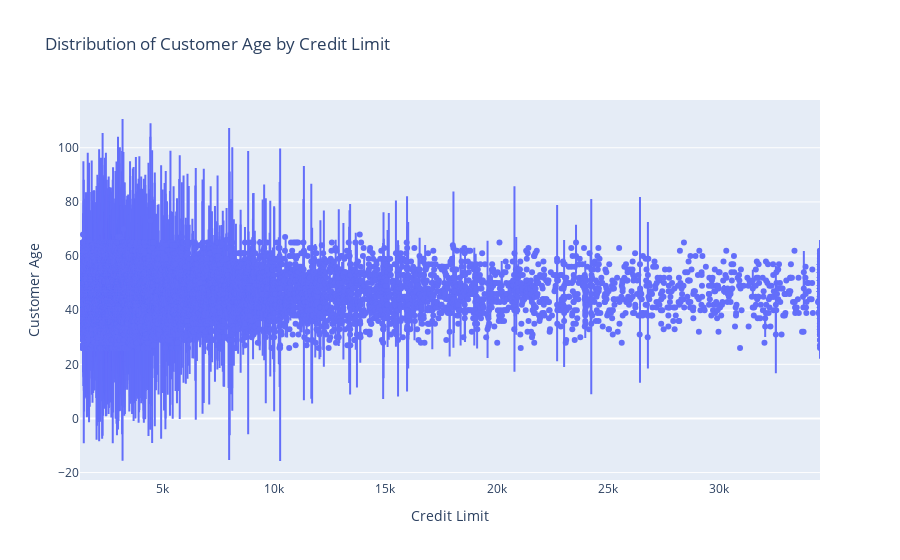

The code cell stored with this chart in its notebook:
### Markdown cell above
I want to see if their is a trend in the distribution of customer age by their credit limit.

### Code cell
fig = px.violin(
    df,
    x="Credit Limit",        
    y="Customer Age",          
    box=True,                  
    points="all",              
    title="Distribution of Customer Age by Credit Limit"
)
fig.show()

### Figure 1 — Plotly figure (JSON) as saved in the notebook; plotly's stock layout.template omitted (floating-point values rounded to 4 significant figures; data arrays with more than 128 entries replaced by an {"elided": "..."} marker saying what was removed)
{"data": [{"alignmentgroup": "True", "box": {"visible": true}, "hovertemplate": "Credit Limit=%{x}<br>Customer Age=%{y}<extra></extra>", "legendgroup": "", "marker": {"color": "#636efa"}, "name": "", "offsetgroup": "", "orientation": "v", "points": "all", "scalegroup": "True", "showlegend": false, "type": "violin", "x": {"elided": "10127 float values"}, "x0": " ", "xaxis": "x", "y": {"elided": "10127 int values"}, "y0": " ", "yaxis": "y"}], "layout": {"legend": {"tracegroupgap": 0}, "title": {"text": "Distribution of Customer Age by Credit Limit"}, "violinmode": "group", "xaxis": {"anchor": "y", "domain": [0, 1], "title": {"text": "Credit Limit"}}, "yaxis": {"anchor": "x", "domain": [0, 1], "title": {"text": "Customer Age"}}}}
